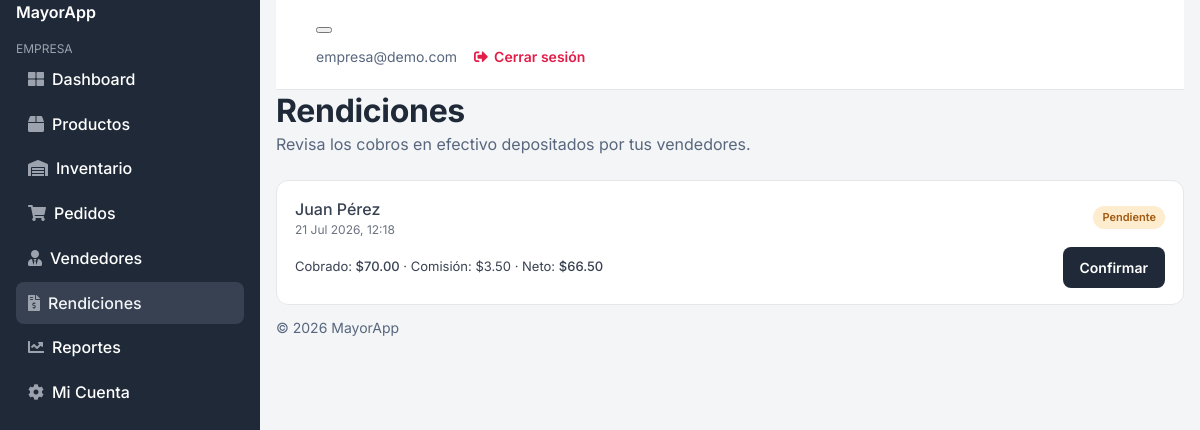
/mayorista/rendiciones/ (signed in), run on the app's committed database.
### appDjango/models.py (models this page shows, shortened)
class Rendicion(models.Model):
    ESTADO_CHOICES = [
        ("pendiente", "Pendiente"),
        ("confirmado", "Confirmado por mayorista"),
    ]
    vendedor = models.ForeignKey(
        Vendedor, on_delete=models.CASCADE, related_name="rendiciones"
    )
    mayorista = models.ForeignKey(
        Mayorista, on_delete=models.CASCADE, related_name="rendiciones"
    )
    total_cobrado = models.DecimalField(max_digits=12, decimal_places=2, default=0)
    total_comision = models.DecimalField(max_digits=12, decimal_places=2, default=0)
    estado = models.CharField(
        max_length=20, choices=ESTADO_CHOICES, default="pendiente"
    )
    creado_en = models.DateTimeField(auto_now_add=True, null=True)
    def calcular_total_neto(self):
        return self.total_cobrado - self.total_comision

class Vendedor(models.Model):
    TIPO_PERFIL_CHOICES = [
        ("general", "General"),
        ("especializado", "Especializado"),
    ]
    cuenta = models.OneToOneField(
        settings.AUTH_USER_MODEL,
        on_delete=models.CASCADE,
        related_name="perfil_vendedor",
    )
    mayorista = models.ForeignKey(
        Mayorista, on_delete=models.CASCADE, related_name="vendedores"
    )
    nombre = models.CharField(max_length=255)
    primer_login = models.BooleanField(default=True)
    tipo_perfil = models.CharField(
        max_length=20, choices=TIPO_PERFIL_CHOICES, default="general"
    )
    producto_asignado = models.ForeignKey(
        "Producto",
        on_delete=models.SET_NULL,
        blank=True,
        null=True,
        related_name="vendedores_asignados",
    )
    activo = models.BooleanField(default=True)

### appDjango/views.py (the view)
# urls.py: path("mayorista/rendiciones/", views.mayorista_rendiciones, name="portal_mayorista_rendiciones"),
@mayorista_required
def mayorista_rendiciones(request):
    rendiciones = Rendicion.objects.filter(mayorista=request.mayorista).order_by("-id")
    return render(request, "mayorista/rendiciones.html", {"rendiciones": rendiciones})

### appDjango/views.py (called while the page is built)
def mayorista_required(view_func):
    @wraps(view_func)
    def wrapper(request, *args, **kwargs):
        if not request.user.is_authenticated or not hasattr(request.user, "perfil_mayorista"):
            return redirect("portal_login_mayorista")
        request.mayorista = request.user.perfil_mayorista
        return view_func(request, *args, **kwargs)
    return wrapper

### appDjango/templates/mayorista/rendiciones.html (shortened to what this page needs)
{% extends 'layouts/base.html' %}
{% block content %}
  <div class="mb-4">
    <h1 class="h4 mb-0">Rendiciones</h1>
    <p class="text-muted mb-0">Revisa los cobros en efectivo depositados por tus vendedores.</p>
  </div>
  {% for rendicion in rendiciones %}
    <div class="portal-list-card">
      <div class="portal-list-card-row">
        <div>
          <strong>{{ rendicion.vendedor.nombre }}</strong>
          <div style="font-size:12px; color:hsl(var(--muted-foreground));">{{ rendicion.creado_en|date:"d M Y, H:i" }}</div>
        </div>
        {% if rendicion.estado == 'confirmado' %}
          <span class="portal-badge portal-badge-green">Confirmado</span>
        {% else %}
          <span class="portal-badge portal-badge-amber">Pendiente</span>
        {% endif %}
      </div>
      <div class="portal-list-card-row" style="margin-top:8px;">
        <div style="font-size:13px;">
          Cobrado: <strong>${{ rendicion.total_cobrado }}</strong> ·
          Comisión: ${{ rendicion.total_comision }} ·
          Neto: <strong>${{ rendicion.calcular_total_neto }}</strong>
        </div>
        {% if rendicion.estado == 'pendiente' %}
          <a href="{% url 'portal_mayorista_rendicion_confirmar' rendicion.id %}" class="btn btn-primary">Confirmar</a>
        {% endif %}
      </div>
    </div>
  {% empty %}
    <p class="portal-empty">No hay rendiciones.</p>
  {% endfor %}
{% endblock %}

### appDjango/templates/includes/navigation.html (shortened to what this page needs)
<nav class="navbar navbar-top navbar-expand border-bottom">
  <div class="container-fluid px-0">
    <button class="navbar-toggler d-lg-none me-3" type="button" data-bs-toggle="collapse" data-bs-target="#sidebarMenu" aria-controls="sidebarMenu" aria-label="Abrir menú">
    </button>
    <div class="d-flex align-items-center ms-auto">
      {% if user.is_authenticated %}
        <span class="text-muted small me-3">{{ user.username }}</span>
        <a href="{% url 'portal_logout' %}" class="btn btn-outline-danger btn-sm">
          <i class="fas fa-sign-out-alt"></i> Cerrar sesión
        </a>
      {% endif %}
    </div>
  </div>
</nav>

### data on the page
Rendicion: vendedor.nombre "Juan Pérez", creado_en "21 Jul 2026, 12:18", estado "Pendiente", total_cobrado "70.00", total_comision "3.50", calcular_total_neto "66.50"

### other printed values
{{ user.username }} "empresa@demo.com"
